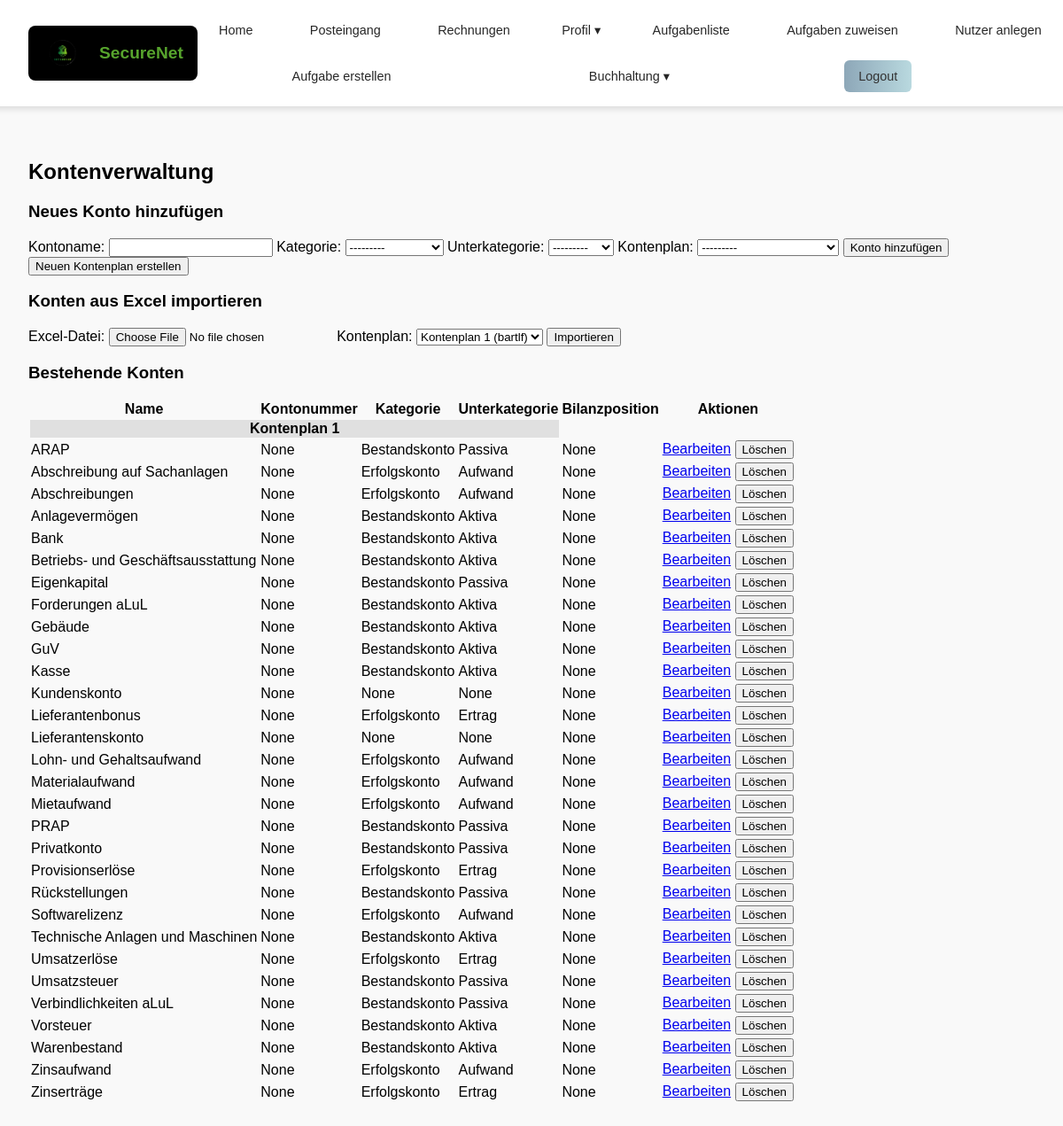
Screenshot of /posts/konten_verwalten/ (signed in) with the database file from the repository.
### posts/models.py (models this page shows, shortened)
class Konto(models.Model):
    KATEGORIE_CHOICES = [
        ('Bestandskonto', 'Bestandskonto'),
        ('Erfolgskonto', 'Erfolgskonto'),
    ]
    UNTERKATEGORIE_CHOICES = [
        ('Aktiva', 'Aktiva'),
        ('Passiva', 'Passiva'),
        ('Aufwand', 'Aufwand'),
        ('Ertrag', 'Ertrag'),
    ]
    name = models.CharField(max_length=255)
    kategorie = models.CharField(max_length=20, choices=KATEGORIE_CHOICES, blank=True, null=True)
    unterkategorie = models.CharField(max_length=20, choices=UNTERKATEGORIE_CHOICES, blank=True, null=True)
    kontonummer = models.IntegerField(null=True, blank=True)
    bilanzposition_nummer = models.IntegerField(null=True, blank=True)
    eins = models.CharField(max_length=20, choices=UNTERKATEGORIE_CHOICES, blank=True, null=True)
    erstellt_von = models.ForeignKey(
        settings.AUTH_USER_MODEL, null=True, blank=True,
        on_delete=models.SET_NULL, help_text="Nutzer, der das Konto erstellt hat"
    )
    kontenplan = models.ForeignKey('Kontenplan', null=True, blank=True, on_delete=models.SET_NULL)

### posts/views.py (the view)
    def _wrapped_view_func(request, *args, **kwargs):
        if request.user.is_authenticated and (request.user.role == 'teacher' or request.user.is_superuser):
            return view_func(request, *args, **kwargs)
        else:
            return HttpResponse(f'Fehlende Berechtigung <br><a href="{reverse("index")}">Zurück zur Startseite</a>')

### posts/forms.py
class KontoForm(forms.ModelForm):
    class Meta:
        model = Konto
        fields = ['name', 'kategorie', 'unterkategorie', 'kontenplan','kontonummer', 'bilanzposition_nummer']
    def __init__(self, *args, **kwargs):
        user = kwargs.pop('user', None)
        super().__init__(*args, **kwargs)
        if 'kategorie' in self.data:
            kategorie = self.data.get('kategorie')
            if kategorie == "Bestandskonto":
                self.fields['unterkategorie'].choices = [('Aktiva', 'Aktiva'), ('Passiva', 'Passiva')]
            elif kategorie == "Erfolgskonto":
                self.fields['unterkategorie'].choices = [('Aufwand', 'Aufwand'), ('Ertrag', 'Ertrag')]
        if user:
            self.fields['kontenplan'].queryset = Kontenplan.objects.filter(
                Q(nutzer=user) | Q(nutzer__is_superuser=True)
            )

### posts/models.py (called while the page is built)
    def __str__(self):
        return f"Kontenplan {self.id} von {self.nutzer.username}"

### posts/views.py (called while the page is built)
def lehrkraft_required(view_func):
    def _wrapped_view_func(request, *args, **kwargs):
        if request.user.is_authenticated and (request.user.role == 'teacher' or request.user.is_superuser):
            return view_func(request, *args, **kwargs)
        else:
            return HttpResponse(f'Fehlende Berechtigung <br><a href="{reverse("index")}">Zurück zur Startseite</a>')
    return _wrapped_view_func

### posts/templates/posts/konten_verwalten.html (shortened to what this page needs)
{% extends "master_layout.html" %}
{% block content %}
<h2>Kontenverwaltung</h2>
<h3>Neues Konto hinzufügen</h3>
<form method="post">
    <label for="id_name">Kontoname:</label>
    {{ form.name }}
    <label for="id_kategorie">Kategorie:</label>
    {{ form.kategorie }}
    <label for="id_unterkategorie">Unterkategorie:</label>
    {{ form.unterkategorie }}
    <label for="id_kontenplan">Kontenplan:</label>
    {{ form.kontenplan }}
    <button type="submit">Konto hinzufügen</button>
</form>
<form method="post">
    <button name="neuer_kontenplan" type="submit">Neuen Kontenplan erstellen</button>
</form>
<h3>Konten aus Excel importieren</h3>
<form method="post" enctype="multipart/form-data">
    <label for="excel_datei">Excel-Datei:</label>
    <input type="file" name="excel_datei" accept=".xlsx" required>
    <label for="kontenplan_id">Kontenplan:</label>
    <select name="kontenplan_id" required>
        {% for plan in kontenplaene %}
            <option value="{{ plan.id }}">Kontenplan {{ plan.id }} ({{ plan.nutzer.username }})</option>
        {% endfor %}
    </select>
    <button type="submit" name="importiere_excel">Importieren</button>
</form>
<h3>Bestehende Konten</h3>
<table>
    <tr>
        <th>Name</th>
        <th>Kontonummer</th>
        <th>Kategorie</th>
        <th>Unterkategorie</th>
        <th>Bilanzposition</th>
        <th>Aktionen</th>
    </tr>
    {% for plan_nr, konten in konten_nach_plan.items %}
        <tr>
            <th colspan="4" style="background:#e0e0e0;">Kontenplan {{ plan_nr }}</th>
        </tr>
            {% for konto in konten %}
            <tr>
                <td>{{ konto.name }}</td>
                <td>{{konto.kontonummer}}</td>
                <td>{{ konto.kategorie }}</td>
                <td>{{ konto.unterkategorie }}</td>
                <td>{{konto.bilanzposition_nummer}}</td>
                <td>
                    {% if konto.erstellt_von_id == user.id or user.is_superuser %}
                    <a href="{% url 'posts:konto_bearbeiten' konto.id %}">Bearbeiten</a>
                    <form action="{% url 'posts:konto_loeschen' konto.id %}" method="post" style="display:inline;">
                        <button type="submit" onclick="return confirm('Möchtest du dieses Konto wirklich löschen?');">Löschen</button>
                    </form>
                    {% endif %}
                </td>
            </tr>
            {% endfor %}
    {% endfor %}
</table>
{% endblock %}

### static/css/master_layout.css (style rules this page uses)
body { margin: 0; padding: 0; font-family: Arial, sans-serif; background-color: #f9f9f9; }

### rows the page displays
Konto: name "ARAP", kontonummer "None", kategorie "Bestandskonto", unterkategorie "Passiva", bilanzposition_nummer "None", shows "Bearbeiten"
Konto: name "Abschreibung auf Sachanlagen", kontonummer "None", kategorie "Erfolgskonto", unterkategorie "Aufwand", bilanzposition_nummer "None", shows "Bearbeiten"
Konto: name "Abschreibungen", kontonummer "None", kategorie "Erfolgskonto", unterkategorie "Aufwand", bilanzposition_nummer "None", shows "Bearbeiten"
Konto: name "Anlagevermögen", kontonummer "None", kategorie "Bestandskonto", unterkategorie "Aktiva", bilanzposition_nummer "None", shows "Bearbeiten"
Konto: name "Bank", kontonummer "None", kategorie "Bestandskonto", unterkategorie "Aktiva", bilanzposition_nummer "None", shows "Bearbeiten"
Konto: name "Betriebs- und Geschäftsausstattung", kontonummer "None", kategorie "Bestandskonto", unterkategorie "Aktiva", bilanzposition_nummer "None", shows "Bearbeiten"
Konto: name "Eigenkapital", kontonummer "None", kategorie "Bestandskonto", unterkategorie "Passiva", bilanzposition_nummer "None", shows "Bearbeiten"
Konto: name "Forderungen aLuL", kontonummer "None", kategorie "Bestandskonto", unterkategorie "Aktiva", bilanzposition_nummer "None", shows "Bearbeiten"
Konto: name "Gebäude", kontonummer "None", kategorie "Bestandskonto", unterkategorie "Aktiva", bilanzposition_nummer "None", shows "Bearbeiten"
Konto: name "GuV", kontonummer "None", kategorie "Bestandskonto", unterkategorie "Aktiva", bilanzposition_nummer "None", shows "Bearbeiten"
Konto: name "Kasse", kontonummer "None", kategorie "Bestandskonto", unterkategorie "Aktiva", bilanzposition_nummer "None", shows "Bearbeiten"
Konto: name "Kundenskonto", kontonummer "None", kategorie "None", unterkategorie "None", bilanzposition_nummer "None", shows "Bearbeiten"
Konto: name "Lieferantenbonus", kontonummer "None", kategorie "Erfolgskonto", unterkategorie "Ertrag", bilanzposition_nummer "None", shows "Bearbeiten"
Konto: name "Lieferantenskonto", kontonummer "None", kategorie "None", unterkategorie "None", bilanzposition_nummer "None", shows "Bearbeiten"
Konto: name "Lohn- und Gehaltsaufwand", kontonummer "None", kategorie "Erfolgskonto", unterkategorie "Aufwand", bilanzposition_nummer "None", shows "Bearbeiten"
Konto: name "Materialaufwand", kontonummer "None", kategorie "Erfolgskonto", unterkategorie "Aufwand", bilanzposition_nummer "None", shows "Bearbeiten"
Konto: name "Mietaufwand", kontonummer "None", kategorie "Erfolgskonto", unterkategorie "Aufwand", bilanzposition_nummer "None", shows "Bearbeiten"
Konto: name "PRAP", kontonummer "None", kategorie "Bestandskonto", unterkategorie "Passiva", bilanzposition_nummer "None", shows "Bearbeiten"
Konto: name "Privatkonto", kontonummer "None", kategorie "Bestandskonto", unterkategorie "Passiva", bilanzposition_nummer "None", shows "Bearbeiten"
Konto: name "Provisionserlöse", kontonummer "None", kategorie "Erfolgskonto", unterkategorie "Ertrag", bilanzposition_nummer "None", shows "Bearbeiten"
Konto: name "Rückstellungen", kontonummer "None", kategorie "Bestandskonto", unterkategorie "Passiva", bilanzposition_nummer "None", shows "Bearbeiten"
Konto: name "Softwarelizenz", kontonummer "None", kategorie "Erfolgskonto", unterkategorie "Aufwand", bilanzposition_nummer "None", shows "Bearbeiten"
Konto: name "Technische Anlagen und Maschinen", kontonummer "None", kategorie "Bestandskonto", unterkategorie "Aktiva", bilanzposition_nummer "None", shows "Bearbeiten"
Konto: name "Umsatzerlöse", kontonummer "None", kategorie "Erfolgskonto", unterkategorie "Ertrag", bilanzposition_nummer "None", shows "Bearbeiten"
Konto: name "Umsatzsteuer", kontonummer "None", kategorie "Bestandskonto", unterkategorie "Passiva", bilanzposition_nummer "None", shows "Bearbeiten"
Konto: name "Verbindlichkeiten aLuL", kontonummer "None", kategorie "Bestandskonto", unterkategorie "Passiva", bilanzposition_nummer "None", shows "Bearbeiten"
Konto: name "Vorsteuer", kontonummer "None", kategorie "Bestandskonto", unterkategorie "Aktiva", bilanzposition_nummer "None", shows "Bearbeiten"
Konto: name "Warenbestand", kontonummer "None", kategorie "Bestandskonto", unterkategorie "Aktiva", bilanzposition_nummer "None", shows "Bearbeiten"
Konto: name "Zinsaufwand", kontonummer "None", kategorie "Erfolgskonto", unterkategorie "Aufwand", bilanzposition_nummer "None", shows "Bearbeiten"
Konto: name "Zinserträge", kontonummer "None", kategorie "Erfolgskonto", unterkategorie "Ertrag", bilanzposition_nummer "None", shows "Bearbeiten"

### other values shown
{{ plan_nr }} "1"
